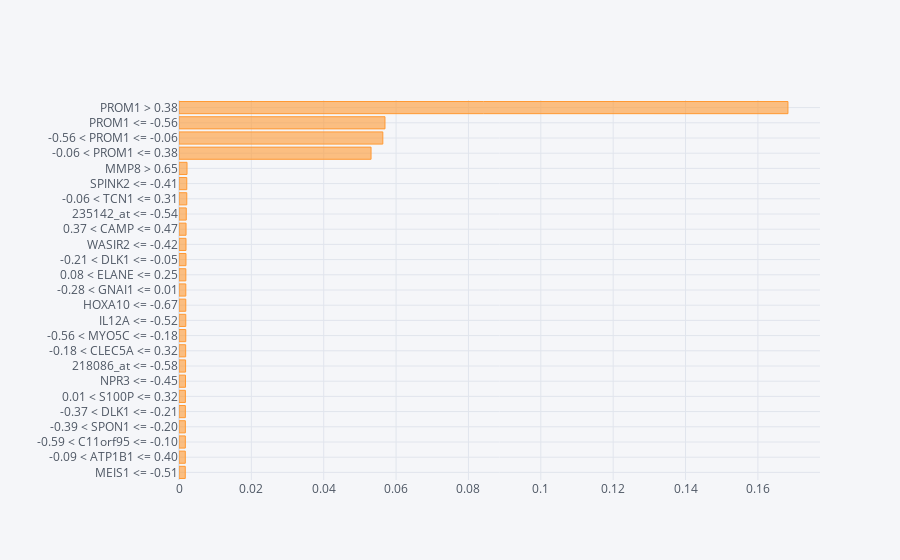
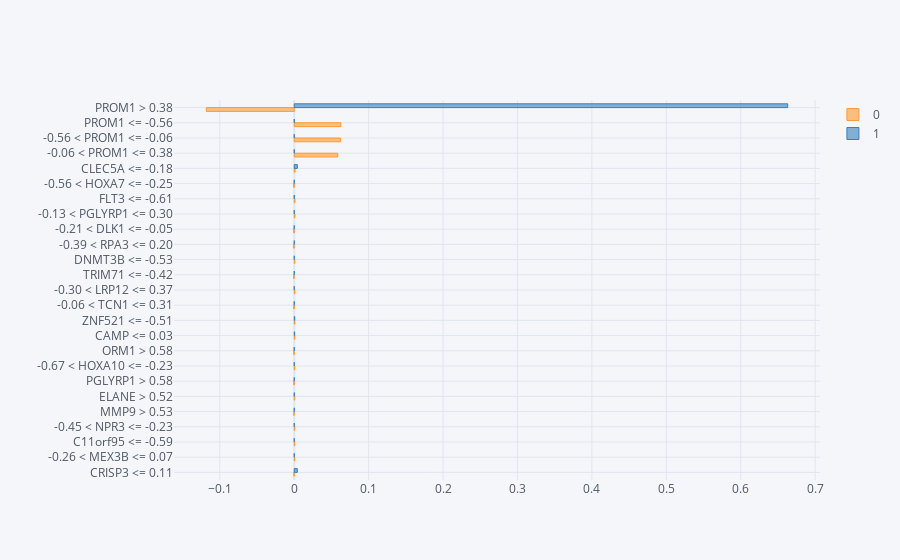

Write notebook code for charts like these, in order.
### Code cell
#Plotting the aggregate importances
fig=np.abs(W.drop("prediction", axis=1)).mean(axis=0).sort_values(ascending=False).head(
    25
).sort_values(ascending=True).iplot(kind="barh")

#Aggregate importances split by classes
grped_coeff = W.groupby("prediction").mean()
 
grped_coeff = grped_coeff.T
grped_coeff["abs"] = np.abs(grped_coeff.iloc[:, 0])
grped_coeff.sort_values("abs", inplace=True, ascending=False)
grped_coeff.head(25).sort_values("abs", ascending=True).drop("abs", axis=1).iplot(
    kind="barh", bargap=0.5
)

### Figure 1 — Plotly figure (JSON) as saved in the notebook; plotly's stock layout.template omitted (floating-point values rounded to 4 significant figures)
{"data": [{"marker": {"color": "rgba(255, 153, 51, 0.6)", "line": {"color": "rgba(255, 153, 51, 1.0)", "width": 1}}, "name": "None", "orientation": "h", "text": "", "type": "bar", "x": [0.001732, 0.001744, 0.001756, 0.001758, 0.001759, 0.00177, 0.0018, 0.001823, 0.001844, 0.001868, 0.001871, 0.001873, 0.00188, 0.001887, 0.001924, 0.001933, 0.001945, 0.002008, 0.002149, 0.00215, 0.002216, 0.05308, 0.05633, 0.05693, 0.1683], "y": ["MEIS1 <= -0.51", "-0.09 < ATP1B1 <= 0.40", "-0.59 < C11orf95 <= -0.10", "-0.39 < SPON1 <= -0.20", "-0.37 < DLK1 <= -0.21", "0.01 < S100P <= 0.32", "NPR3 <= -0.45", "218086_at <= -0.58", "-0.18 < CLEC5A <= 0.32", "-0.56 < MYO5C <= -0.18", "IL12A <= -0.52", "HOXA10 <= -0.67", "-0.28 < GNAI1 <= 0.01", "0.08 < ELANE <= 0.25", "-0.21 < DLK1 <= -0.05", "WASIR2 <= -0.42", "0.37 < CAMP <= 0.47", "235142_at <= -0.54", "-0.06 < TCN1 <= 0.31", "SPINK2 <= -0.41", "MMP8 > 0.65", "-0.06 < PROM1 <= 0.38", "-0.56 < PROM1 <= -0.06", "PROM1 <= -0.56", "PROM1 > 0.38"]}], "layout": {"legend": {"bgcolor": "#F5F6F9", "font": {"color": "#4D5663"}}, "paper_bgcolor": "#F5F6F9", "plot_bgcolor": "#F5F6F9", "title": {"font": {"color": "#4D5663"}}, "xaxis": {"gridcolor": "#E1E5ED", "showgrid": true, "tickfont": {"color": "#4D5663"}, "title": {"font": {"color": "#4D5663"}, "text": ""}, "zerolinecolor": "#E1E5ED"}, "yaxis": {"gridcolor": "#E1E5ED", "showgrid": true, "tickfont": {"color": "#4D5663"}, "title": {"font": {"color": "#4D5663"}, "text": ""}, "zerolinecolor": "#E1E5ED"}}}

### Figure 2 — Plotly figure (JSON) as saved in the notebook; plotly's stock layout.template omitted (floating-point values rounded to 4 significant figures)
{"data": [{"marker": {"color": "rgba(255, 153, 51, 0.6)", "line": {"color": "rgba(255, 153, 51, 1.0)", "width": 1}}, "name": "0", "orientation": "h", "text": "", "type": "bar", "x": [-0.0006056, 0.0006199, 0.0006253, 0.0006533, -0.0006599, 0.0007144, -0.0007196, 0.000736, -0.0007362, 0.0007375, 0.0007513, -0.0007795, 0.0007892, -0.0008362, 0.0008424, -0.000844, -0.0008585, 0.0009663, 0.001009, -0.001052, 0.001118, 0.05846, 0.06204, 0.06269, -0.1182], "y": ["CRISP3 <= 0.11", "-0.26 < MEX3B <= 0.07", "C11orf95 <= -0.59", "-0.45 < NPR3 <= -0.23", "MMP9 > 0.53", "ELANE > 0.52", "PGLYRP1 > 0.58", "-0.67 < HOXA10 <= -0.23", "ORM1 > 0.58", "CAMP <= 0.03", "ZNF521 <= -0.51", "-0.06 < TCN1 <= 0.31", "-0.30 < LRP12 <= 0.37", "TRIM71 <= -0.42", "DNMT3B <= -0.53", "-0.39 < RPA3 <= 0.20", "-0.21 < DLK1 <= -0.05", "-0.13 < PGLYRP1 <= 0.30", "FLT3 <= -0.61", "-0.56 < HOXA7 <= -0.25", "CLEC5A <= -0.18", "-0.06 < PROM1 <= 0.38", "-0.56 < PROM1 <= -0.06", "PROM1 <= -0.56", "PROM1 > 0.38"]}, {"marker": {"color": "rgba(55, 128, 191, 0.6)", "line": {"color": "rgba(55, 128, 191, 1.0)", "width": 1}}, "name": "1", "orientation": "h", "text": "", "type": "bar", "x": [0.00412, 0.0, 0.0, 0.0, 0.0, 0.0, 0.0, 0.0, 0.0, 0.0005262, 0.0006762, 0.0, 0.0, 0.0, 0.0, 0.0, 0.0, 0.0, 0.0, 0.0, 0.004203, 0.0, 0.0, 0.0, 0.6631], "y": ["CRISP3 <= 0.11", "-0.26 < MEX3B <= 0.07", "C11orf95 <= -0.59", "-0.45 < NPR3 <= -0.23", "MMP9 > 0.53", "ELANE > 0.52", "PGLYRP1 > 0.58", "-0.67 < HOXA10 <= -0.23", "ORM1 > 0.58", "CAMP <= 0.03", "ZNF521 <= -0.51", "-0.06 < TCN1 <= 0.31", "-0.30 < LRP12 <= 0.37", "TRIM71 <= -0.42", "DNMT3B <= -0.53", "-0.39 < RPA3 <= 0.20", "-0.21 < DLK1 <= -0.05", "-0.13 < PGLYRP1 <= 0.30", "FLT3 <= -0.61", "-0.56 < HOXA7 <= -0.25", "CLEC5A <= -0.18", "-0.06 < PROM1 <= 0.38", "-0.56 < PROM1 <= -0.06", "PROM1 <= -0.56", "PROM1 > 0.38"]}], "layout": {"bargap": 0.5, "legend": {"bgcolor": "#F5F6F9", "font": {"color": "#4D5663"}}, "paper_bgcolor": "#F5F6F9", "plot_bgcolor": "#F5F6F9", "title": {"font": {"color": "#4D5663"}}, "xaxis": {"gridcolor": "#E1E5ED", "showgrid": true, "tickfont": {"color": "#4D5663"}, "title": {"font": {"color": "#4D5663"}, "text": ""}, "zerolinecolor": "#E1E5ED"}, "yaxis": {"gridcolor": "#E1E5ED", "showgrid": true, "tickfont": {"color": "#4D5663"}, "title": {"font": {"color": "#4D5663"}, "text": ""}, "zerolinecolor": "#E1E5ED"}}}
